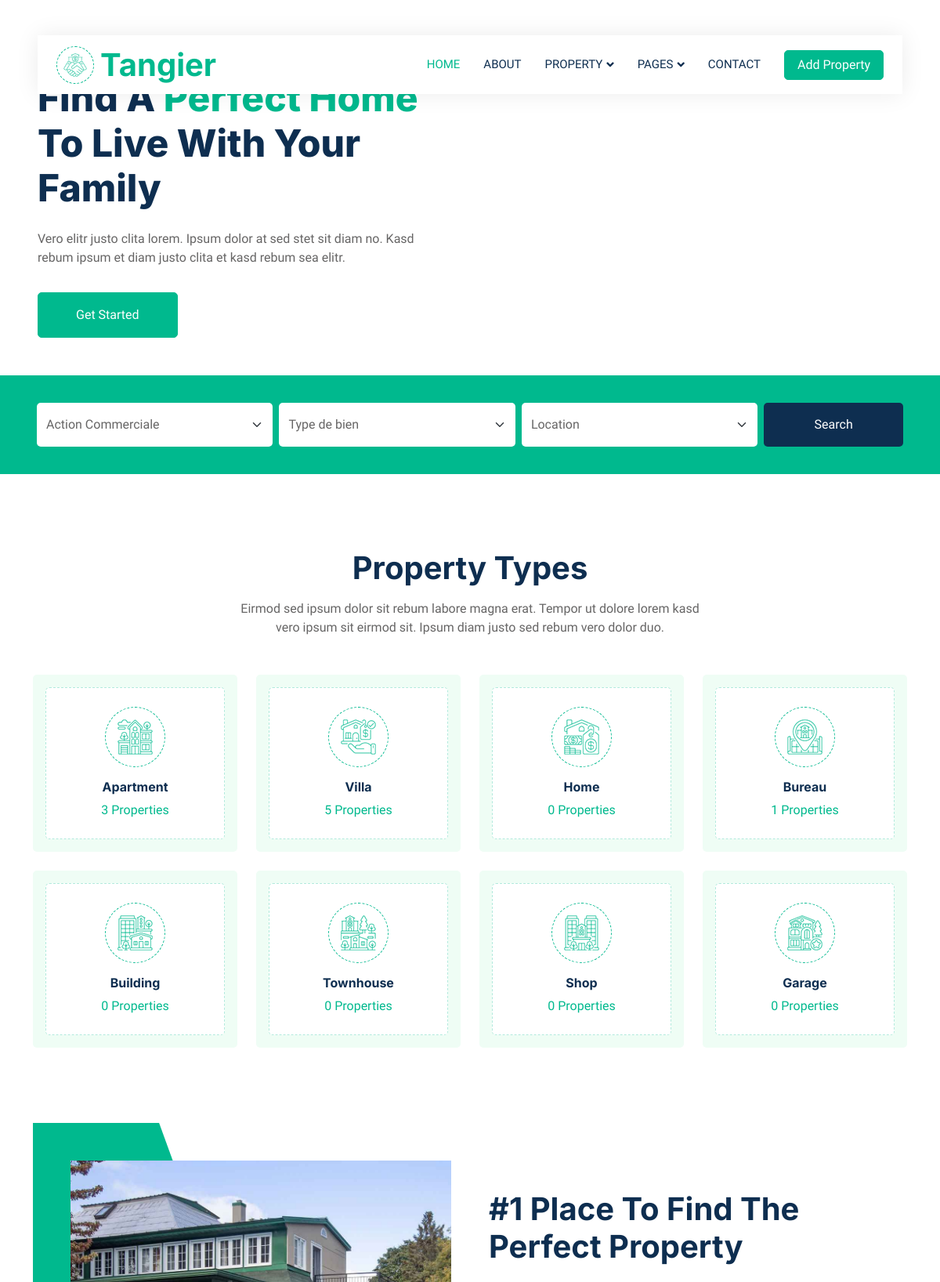
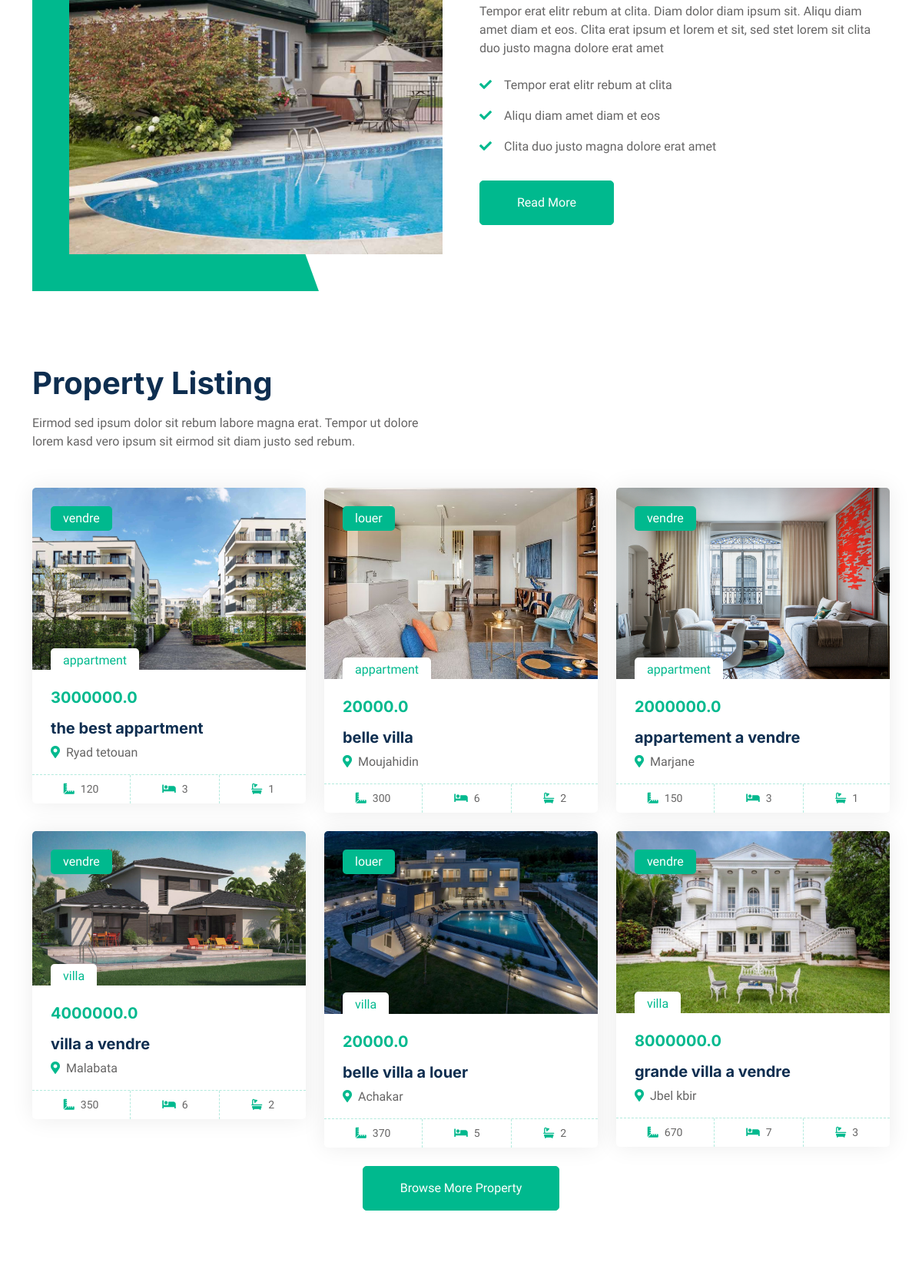
The page / (upper part) on the database its author committed (2 pictures, top to bottom).
### listings/models.py (models this page shows, shortened)
class Listings(models.Model):
    type_bien = models.CharField(max_length=150, default='app/villa...')
    Action_commerciale = models.CharField(max_length=150, default='vendre')
    Titre = models.CharField(max_length=150, default='title')
    Prix = models.FloatField()
    Surface = models.IntegerField()
    Adresse = models.CharField(max_length=150)
    Nombre_chambre = models.IntegerField()
    Nombre_salle_bain = models.IntegerField()

class ListingImage(models.Model):
    listing = models.ForeignKey(Listings, related_name='images', on_delete=models.CASCADE)
    image = models.ImageField(upload_to='images/')

### listings/views.py (the view)
# urls.py: path('', views.home, name='index'),
def home(request):
    listings = Listings.objects.all()[:6]
    property_counts = {
        'appartment': Listings.objects.filter(type_bien__icontains='appartment').count(),
        'villa': Listings.objects.filter(type_bien__icontains='villa').count(),
        'home': Listings.objects.filter(type_bien__icontains='home').count(),
        'bureau': Listings.objects.filter(type_bien__icontains='bureau').count(),
        'building': Listings.objects.filter(type_bien__icontains='building').count(),
        'townhouse': Listings.objects.filter(type_bien__icontains='townhouse').count(),
        'shop': Listings.objects.filter(type_bien__icontains='shop').count(),
        'garage': Listings.objects.filter(type_bien__icontains='garage').count(),
    }
    addresses = Listings.objects.values_list('Adresse', flat=True).distinct()
    types_bien = Listings.objects.values_list('type_bien', flat=True).distinct()
    context = {
        'listings': listings,
        'property_counts': property_counts,
        'addresses': addresses,
        'types_bien': types_bien
    }
    return render(request, 'index.html', context)

### templates/index.html (shortened to what this page needs)
{% load static %}
<!DOCTYPE html>
<html lang="en">
<head>
    <link href="https://cdnjs.cloudflare.com/ajax/libs/font-awesome/5.10.0/css/all.min.css" rel="stylesheet">
    <link href="https://cdn.jsdelivr.net/npm/bootstrap-icons@1.4.1/font/bootstrap-icons.css" rel="stylesheet">
    <link href="{% static 'css/bootstrap.min.css' %}" rel="stylesheet">
    <link href="{% static 'css/main.css' %}" rel="stylesheet">
</head>
<body>
    <div class="container-xxl bg-white p-0">
        {% include 'navebar.html' %}
    <div class="container-fluid header bg-white p-0">
        <div class="row g-0 align-items-center flex-column-reverse flex-md-row">
            <div class="col-md-6 p-5 mt-lg-5">
                <h1 class="display-5 animated fadeIn mb-4">Find A <span class="text-primary">Perfect Home</span> To Live With Your Family</h1>
                <p class="animated fadeIn mb-4 pb-2">Vero elitr justo clita lorem. Ipsum dolor at sed stet
                    sit diam no. Kasd rebum ipsum et diam justo clita et kasd rebum sea elitr.</p>
                <a href="{% url 'property-list' %}" class="btn btn-primary py-3 px-5 me-3 animated fadeIn">Get Started</a>
            </div>
        </div>
    </div>
    <form action="{% url 'property_search2' %}" method="POST" class="container-fluid bg-primary mb-5 wow fadeIn" data-wow-delay="0.1s" style="padding: 35px;">
        <div class="container">
            <div class="row g-2">
                <div class="col-md-10">
                    <div class="row g-2">
                        <div class="col-md-4">
                            <select name="action_commerciale" class="form-select border-0 py-3">
                                <option selected>Action Commerciale</option>
                            </select>
                        </div>
                        <div class="col-md-4">
                            <select name="type_bien" class="form-select border-0 py-3">
                                <option selected>Type de bien</option>
                            </select>
                        </div>
                        <div class="col-md-4">
                            <select name="location" class="form-select border-0 py-3">
                                <option selected>Location</option>
                            </select>
                        </div>
                    </div>
                </div>
                <div class="col-md-2">
                    <button type="submit" class="btn btn-dark border-0 w-100 py-3">Search</button>
                </div>
            </div>
        </div>
    </form>
    <div class="container-xxl py-5">
        <div class="container">
            <div class="text-center mx-auto mb-5 wow fadeInUp" data-wow-delay="0.1s" style="max-width: 600px;">
                <h1 class="mb-3">Property Types</h1>
                <p>Eirmod sed ipsum dolor sit rebum labore magna erat. Tempor ut dolore lorem kasd vero ipsum sit eirmod sit. Ipsum diam justo sed rebum vero dolor duo.</p>
            </div>
            <div class="row g-4">
                <div class="col-lg-3 col-sm-6 wow fadeInUp" data-wow-delay="0.1s">
                    <a class="cat-item d-block bg-light text-center rounded p-3" href="{% url 'properties_by_type' 'appartment' %}">
                        <div class="rounded p-4">
                            <div class="icon mb-3">
                                <img class="img-fluid" src="{% static 'images/icon-apartment.png' %}" alt="Icon">
                            </div>
                            <h6>Apartment</h6>
                            <span>{{ property_counts.appartment }} Properties</span>
                        </div>
                    </a>
                </div>
                <div class="col-lg-3 col-sm-6 wow fadeInUp" data-wow-delay="0.3s">
                    <a class="cat-item d-block bg-light text-center rounded p-3" href="{% url 'properties_by_type' 'villa' %}">
                        <div class="rounded p-4">
                            <div class="icon mb-3">
                                <img class="img-fluid" src="{% static 'images/icon-villa.png' %}" alt="Icon">
                            </div>
                            <h6>Villa</h6>
                            <span>{{ property_counts.villa }} Properties</span>
                        </div>
                    </a>
                </div>
                <div class="col-lg-3 col-sm-6 wow fadeInUp" data-wow-delay="0.5s">
                    <a class="cat-item d-block bg-light text-center rounded p-3" href="{% url 'properties_by_type' 'home' %}">
                        <div class="rounded p-4">
                            <div class="icon mb-3">
                                <img class="img-fluid" src="{% static 'images/icon-house.png' %}" alt="Icon">
                            </div>
                            <h6>Home</h6>
                            <span>{{ property_counts.home }} Properties</span>
                        </div>
                    </a>
                </div>
                <div class="col-lg-3 col-sm-6 wow fadeInUp" data-wow-delay="0.7s">
                    <a class="cat-item d-block bg-light text-center rounded p-3" href="{% url 'properties_by_type' 'bureau' %}">
                        <div class="rounded p-4">
                            <div class="icon mb-3">
                                <img class="img-fluid" src="{% static 'images/icon-housing.png' %}" alt="Icon">
                            </div>
                            <h6>Bureau</h6>
                            <span>{{ property_counts.bureau }} Properties</span>
                        </div>
                    </a>
                </div>
                <div class="col-lg-3 col-sm-6 wow fadeInUp" data-wow-delay="0.1s">
                    <a class="cat-item d-block bg-light text-center rounded p-3" href="{% url 'properties_by_type' 'building' %}">
                        <div class="rounded p-4">
                            <div class="icon mb-3">
                                <img class="img-fluid" src="{% static 'images/icon-building.png' %}" alt="Icon">
                            </div>
                            <h6>Building</h6>
                            <span>{{ property_counts.building }} Properties</span>
                        </div>
                    </a>
                </div>
                <div class="col-lg-3 col-sm-6 wow fadeInUp" data-wow-delay="0.3s">
                    <a class="cat-item d-block bg-light text-center rounded p-3" href="{% url 'properties_by_type' 'townhouse' %}">
                        <div class="rounded p-4">
                            <div class="icon mb-3">
                                <img class="img-fluid" src="{% static 'images/icon-neighborhood.png' %}" alt="Icon">
                            </div>
                            <h6>Townhouse</h6>
                            <span>{{ property_counts.townhouse }} Properties</span>
                        </div>
                    </a>
                </div>
                <div class="col-lg-3 col-sm-6 wow fadeInUp" data-wow-delay="0.5s">
                    <a class="cat-item d-block bg-light text-center rounded p-3" href="{% url 'properties_by_type' 'shop' %}">
                        <div class="rounded p-4">
                            <div class="icon mb-3">
                                <img class="img-fluid" src="{% static 'images/icon-condominium.png' %}" alt="Icon">
                            </div>
                            <h6>Shop</h6>
                            <span>{{ property_counts.shop }} Properties</span>
                        </div>
                    </a>
                </div>
                <div class="col-lg-3 col-sm-6 wow fadeInUp" data-wow-delay="0.7s">
                    <a class="cat-item d-block bg-light text-center rounded p-3" href="{% url 'properties_by_type' 'garage' %}">
                        <div class="rounded p-4">
                            <div class="icon mb-3">
                                <img class="img-fluid" src="{% static 'images/icon-luxury.png' %}" alt="Icon">
                            </div>
                            <h6>Garage</h6>
                            <span>{{ property_counts.garage }} Properties</span>
                        </div>
                    </a>
                </div>
            </div>
        </div>
    </div>
    <div class="container-xxl py-5">
        <div class="container">
            <div class="row g-5 align-items-center">
                <div class="col-lg-6 wow fadeIn" data-wow-delay="0.1s">
                    <div class="about-img position-relative overflow-hidden p-5 pe-0">
                        <img class="img-fluid w-100" src="{% static 'images/about.jpg' %}">
                    </div>
                </div>
                <div class="col-lg-6 wow fadeIn" data-wow-delay="0.5s">
                    <h1 class="mb-4">#1 Place To Find The Perfect Property</h1>
                    <p class="mb-4">Tempor erat elitr rebum at clita. Diam dolor diam ipsum sit. Aliqu diam amet diam et eos. Clita erat ipsum et lorem et sit, sed stet lorem sit clita duo justo magna dolore erat amet</p>
                    <p><i class="fa fa-check text-primary me-3"></i>Tempor erat elitr rebum at clita</p>
                    <p><i class="fa fa-check text-primary me-3"></i>Aliqu diam amet diam et eos</p>
                    <p><i class="fa fa-check text-primary me-3"></i>Clita duo justo magna dolore erat amet</p>
                    <a class="btn btn-primary py-3 px-5 mt-3" href="about/">Read More</a>
                </div>
            </div>
        </div>
    </div>
    <div class="container-xxl py-5">
        <div class="container">
            <div class="row g-0 gx-5 align-items-end">
                <div class="col-lg-6">
                    <div class="text-start mx-auto mb-5 wow slideInLeft" data-wow-delay="0.1s">
                        <h1 class="mb-3">Property Listing</h1>
                        <p>Eirmod sed ipsum dolor sit rebum labore magna erat. Tempor ut dolore lorem kasd vero ipsum sit eirmod sit diam justo sed rebum.</p>
                    </div>
                </div>
            </div>
            <div class="tab-content">
                <div id="tab-1" class="tab-pane fade show p-0 active">
                    <div class="row g-4">
                        {% for listing in listings %}
                        <div class="col-lg-4 col-md-6 wow fadeInUp" data-wow-delay="0.1s">
                            <div class="property-item rounded overflow-hidden">
                                <div class="position-relative overflow-hidden">
                                    <a href="{% url 'annonce_detail' listing.id %}">
                                        {% if listing.images.first %}
                                            <img class="img-fluid" src="{{ listing.images.first.image.url }}" alt="{{ listing.Titre }}">
                                        {% else %}
                                            <img class="img-fluid" src="{% static 'images/carousel-1.jpg' %}" alt="Image non disponible">
                                        {% endif %}
                                    </a>
                                <div class="bg-primary rounded text-white position-absolute start-0 top-0 m-4 py-1 px-3">{{ listing.Action_commerciale }}</div>
                                    <div class="bg-white rounded-top text-primary position-absolute start-0 bottom-0 mx-4 pt-1 px-3">{{ listing.type_bien }}</div>
                                </div>
                                <div class="p-4 pb-0">
                                    <h5 class="text-primary mb-3">{{ listing.Prix }}</h5>
                                    <a class="d-block h5 mb-2" href="{% url 'annonce_detail' listing.id %}">{{ listing.Titre }}</a>
                                    <p><i class="fa fa-map-marker-alt text-primary me-2"></i>{{ listing.Adresse }}</p>
                                </div>
                                <div class="d-flex border-top">
                                    <small class="flex-fill text-center border-end py-2"><i class="fa fa-ruler-combined text-primary me-2"></i>{{ listing.Surface }}</small>
                                    <small class="flex-fill text-center border-end py-2"><i class="fa fa-bed text-primary me-2"></i>{{ listing.Nombre_chambre }}</small>
                                    <small class="flex-fill text-center py-2"><i class="fa fa-bath text-primary me-2"></i>{{ listing.Nombre_salle_bain }}</small>
                                </div>
                            </div>
                        </div>
                        {% endfor %}
                        <div class="col-12 text-center wow fadeInUp" data-wow-delay="0.1s">
                            <a class="btn btn-primary py-3 px-5" href="property-list/">Browse More Property</a>
                        </div>
                    </div>
                </div>
            </div>
        </div>
    </div>
    <div class="container-xxl py-5">
        <div class="container">
            <div class="bg-light rounded p-3">
                <div class="bg-white rounded p-4" style="border: 1px dashed rgba(0, 185, 142, .3)">
                    <div class="row g-5 align-items-center">
                    </div>
                </div>
            </div>
        </div>
    </div>
    {% include 'footer.html' %}
</div>
</body>
</html>

### real_estate/static/css/main.css (style rules this page uses)
:root { --primary: #00B98E; --secondary: #FF6922; --light: #EFFDF5; --dark: #0E2E50; }
.btn { transition: .5s; }
.btn.btn-primary, .btn.btn-secondary { color: #FFFFFF; }
@media (min-width: 992px) { .header { margin-top: -120px; } }
.icon { padding: 15px; display: inline-flex; align-items: center; justify-content: center; background: #FFFFFF !important; border-radius: 50px; border: 1px dashed var(--primary) !important; }
.about-img img { position: relative; z-index: 2; }
.about-img::before { position: absolute; content: ""; top: 0; left: -50%; width: 100%; height: 100%; background: var(--primary); transform: skew(20deg); z-index: 1; }
.cat-item div { background: #FFFFFF; border: 1px dashed rgba(0, 185, 142, .3); transition: .5s; }
.cat-item div * { transition: .5s; }
.property-item { box-shadow: 0 0 30px rgba(0, 0, 0, .08); }
.property-item img { transition: .5s; }
.property-item .border-top { border-top: 1px dashed rgba(0, 185, 142, .3) !important; }
.property-item .border-end { border-right: 1px dashed rgba(0, 185, 142, .3) !important; }

### rows shown on the page
Listings: images.first.image (picture), Action_commerciale "vendre", type_bien "appartment", Prix "3000000.0", Titre "the best appartment", Adresse "Ryad tetouan", Surface "120", Nombre_chambre "3", Nombre_salle_bain "1"
Listings: images.first.image (picture), Action_commerciale "louer", type_bien "appartment", Prix "20000.0", Titre "belle villa", Adresse "Moujahidin", Surface "300", Nombre_chambre "6", Nombre_salle_bain "2"
Listings: images.first.image (picture), Action_commerciale "vendre", type_bien "appartment", Prix "2000000.0", Titre "appartement a vendre", Adresse "Marjane", Surface "150", Nombre_chambre "3", Nombre_salle_bain "1"
Listings: images.first.image (picture), Action_commerciale "vendre", type_bien "villa", Prix "4000000.0", Titre "villa a vendre", Adresse "Malabata", Surface "350", Nombre_chambre "6", Nombre_salle_bain "2"
Listings: images.first.image (picture), Action_commerciale "louer", type_bien "villa", Prix "20000.0", Titre "belle villa a louer", Adresse "Achakar", Surface "370", Nombre_chambre "5", Nombre_salle_bain "2"
Listings: images.first.image (picture), Action_commerciale "vendre", type_bien "villa", Prix "8000000.0", Titre "grande villa a vendre", Adresse "Jbel kbir", Surface "670", Nombre_chambre "7", Nombre_salle_bain "3"

### other values the page prints
{{ property_counts.appartment }} "3"
{{ property_counts.villa }} "5"
{{ property_counts.home }} "0"
{{ property_counts.bureau }} "1"
{{ property_counts.building }} "0"
{{ property_counts.townhouse }} "0"
{{ property_counts.shop }} "0"
{{ property_counts.garage }} "0"
